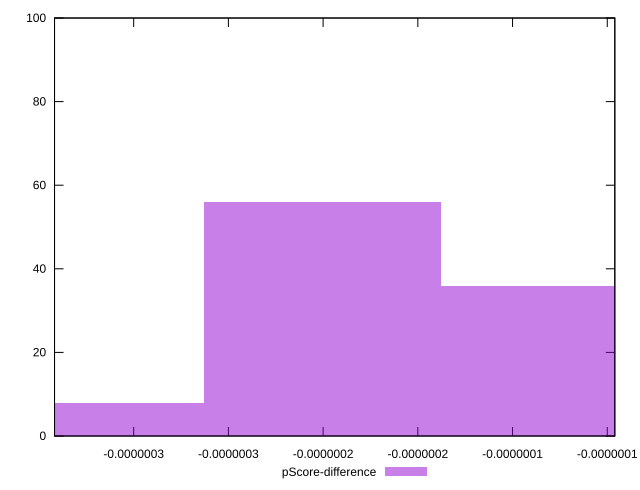

This chart was generated by the following gnuplot code:
reset

$pScoreDifference <<EOF
-1.251559517268021e-7 36
-2.503119034536042e-7 56
-3.754678551804063e-7 8
EOF

set key outside below
set boxwidth 1.251559517268021e-7
set xrange [-3.91779037101081e-7:-9.60129376004204e-8]
set yrange [0:100]
set trange [0:100]
set style fill transparent solid 0.5 noborder
set terminal svg size 640, 490 enhanced background rgb 'white'
set output "reports/report_00031_2021-02-24T23-18-18.084Z/bootup-time/samples/card/pScore-difference/histogram.svg"

plot $pScoreDifference title "pScore-difference" with boxes

reset
